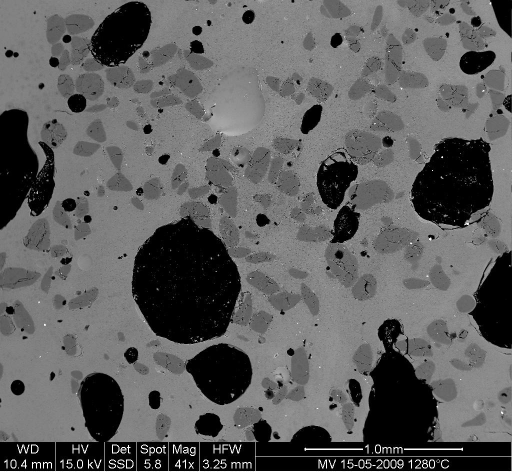
#> input picture homework_3/MV_HFV_012.jpg, 1024 x 943 px, found by its file name (shown at 1/2 size)
$ jupyter execute --allow-errors HW3_final.ipynb
#> lines starting #> are read from the running program, lines starting #| are printed output that depends on the picture; after the words box and inside, x2 and y2 are one past the last pixel; in counts of white or black regions, pixels touching at a corner belong together
## Задача №1: Подгонка кривой температурных данных

Экстремумы температуры на Аляске для каждого месяца, начиная с января, определяются следующим образом (в градусах Цельсия):

| max: | 17  | 19  | 21  | 28  | 33  | 38  | 37 | 37  | 31  | 23  | 19  | 18  |
|------|-----|-----|-----|-----|-----|-----|----|-----|-----|-----|-----|-----|
| min: | -62 | -59 | -56 | -46 | -32 | -18 | -9 | -13 | -25 | -46 | -52 | -58 |

1. Постройте график этих температурных экстремумов.

2. Определите функцию, которая может описывать минимальные и максимальные температуры. **Подсказка:** эта функция должна иметь период 1 год. **Подсказка:** включите смещение по времени.

3. Подгоните эту функцию к данным с помощью **scipy.optimize.curve_fit()**.

4. Постройте график результата. Является ли соответствие обоснованным? Если нет, то почему?

5. Является ли смещение по времени для минимальных и максимальных температур одинаковым в пределах точности подгонки?

[cell 1]
import pandas as pd
import math
import matplotlib.pyplot as plt
import scipy as sp
import numpy as np
#> (the rest of this cell did not finish here and is left out)

2. Это переодичная функция, так-что рассмотрим тригонометрическую функцию, к примеру cos(). Так как графики не вокруг нуля, они должны быть сдвинуты на C; cos() так-же надо домножить на амплитуду(A), так-как отличие нижних и верхних точек не 2; период должен быть 12 месяцев, и пик сдвинут => cos(2*pi/12 * (t - B)), где t - передаваемый месяц, B - сдвиг пика.
В итоге функция должна иметь вид: f(t) = A*cos(2*pi/12 * (t - B)) + C

[cell 2]
def approximation(t, A, B, C):
    return abs(A) * np.cos(2*math.pi/12 * (t - B)) + C

#> (the rest of this cell did not finish here and is left out)

4. Для максимумов соответствие обоснованно, так как все точки хорошо попадают на прямую.
Для минимумов - нет, так как некоторые точки очень далеко от прямой.
5. Смещениене не является одинаковым:  7.1560364840094355 для минимальных температур, 6.723480045673084 для максимальных

## Задача №2: 2-D минимизация

$f(x, y) = (4-2.1x^{2} + \frac{x^{4}}{3})x^{2} + xy + (4y^{2} - 4)y^{2}$

f(x, y) имеет несколько локальных минимумов. Найдите глобальный минимум (их больше одного, каждый с одинаковым значением целевой функции) и по крайней мере один другой локальный минимум.
А также построить 2D и 3D графики функции.

*Подсказки:*
1) Переменные могут быть ограничены $-2 < x < 2$, а также  $-1 < y < 1$
2) **numpy.meshgrid()** и **matplotlib.pyplot.imshow()** могут помочь с визуализацией.
3) Попробуйте минимизировать с помощью **scipy.optimize.minimize()** с первоначальным предположением $(x, y) = (0, 0)$.
Находит ли он глобальный минимум или сходится к локальному минимуму? А как насчет других начальных догадок?
4) Попробуйте минимизировать с помощью **scipy.optimize.differential_evolution()**.

при $-2 < x < 2$, $-1 < y < 1$ первое и третье слагаемое могут быть меньше 0, иначе они точно больше или равны 0.

[cell 3]
import pandas as pd
import math
import matplotlib.pyplot as plt
import scipy as sp
import numpy as np
def f(x, y):
    return (4-2.1*x*x + x**4/3)*x*x + x*y +(4*y*y-4)*y*y
def f1(x):
    return (4-2.1*x[0]*x[0] + x[0]**4/3)*x[0]*x[0] + x[0]*x[1] +(4*x[1]*x[1]-4)*x[1]*x[1]

x = np.linspace(-2, 2, 1000)
y = np.linspace(-1, 1, 1000)
xv, yv = np.meshgrid(x, y)
zv = f(xv, yv)
plt.figure(figsize=(10, 5))
plt.imshow(zv, extent=[-2, 2, -1, 1], origin='lower', cmap='viridis')
plt.colorbar(label='f(x, y)')
plt.title('2D plot of f(x, y)')
plt.xlabel('x')
plt.ylabel('y')
plt.show()
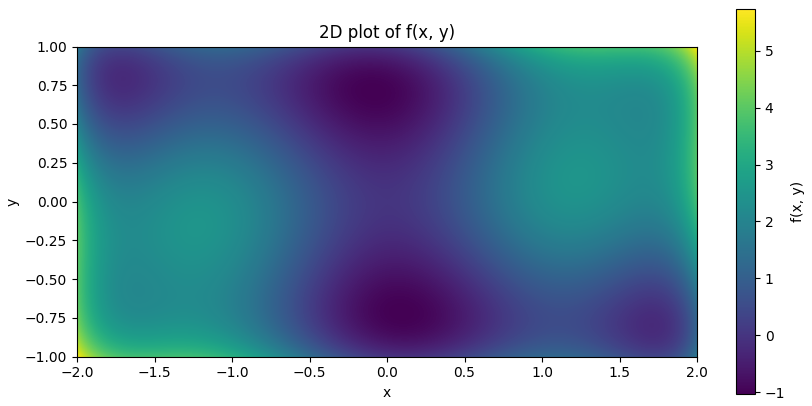
#> figure drawn by matplotlib, 2 panels


fig = plt.figure(figsize=(26, 13))
ax = fig.add_subplot(111, projection='3d')
ax.plot_surface(xv, yv, zv, cmap='viridis', edgecolor='none')
ax.set_title('3D plot of f(x, y)')
ax.set_xlabel('x')
ax.set_ylabel('y')
ax.set_zlabel('f(x, y)')
plt.show()
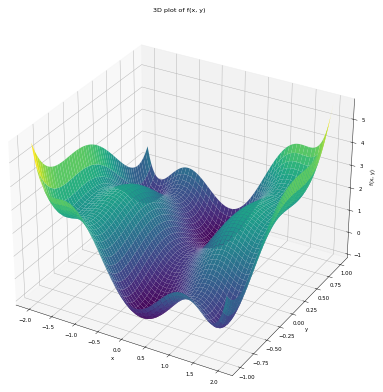
#> figure drawn by matplotlib, 1 panel

[cell 4]
# минимизация
res = sp.optimize.minimize(f1, x0=[0, 0])
print(res)

первоначальное предположени $(x, y) = (0, 0)$ выдаёт ответ $(x, y) = (0, 0)$ так-как это локальный минимум, z = 0

[cell 5]
res = sp.optimize.minimize(f1, x0=[0, 1])
print(res)

первоначальное предположени $(x, y) = (0, 1)$ выдаёт ответ $(x, y) = (-0.08984, 0.7127)$, что является глобальным минимумом, z = -1.03162

[cell 6]
borders = [(-2, 2), (-1, 1)]

result = sp.optimize.differential_evolution(f1, borders)
print(result)

differential_evolution выдаёт ответ $(x, y) = (-0.08984, 0.7127)$, что является глобальным минимумом, z = -1.03162

## Задача №3:  Подотрезок с максимальной суммой

Реализуйте функцию find_max_sum_segment, выполняющую поиск подотрезка длины **к** с максимальной суммой в целочисленном массиве **аггау**. Функция должна возвращать максимальное значение суммы. Например, у массива **аггаy** = [5, 3, -6, 1] есть 3 подотрезка длины к = 2 с суммами [8, -3, -5] соответственно, в этом случае функция должна вернуть число 8.

В реализации разрешается создавать объекты размерности два. Запрещается использовать циклы, а также готовую функцию пр.cumsum.

*Подсказка*: Задачу можно решать разными способами. Можно обратить внимание на функции для генерации треугольных матриц в пакете numpy и воспользоваться векторно-арифметическими операциями. Можно попробовать сделать специальную бинарную матрицу и также воспользоваться векторно-арифметическими операциями, включая матричные операции.

[cell 7]
import pandas as pd
import math
import matplotlib.pyplot as plt
import scipy as sp
import numpy as np
import typing as tp

def find_max_sum_segment (array: tp.List[int], k: int):
    a = np.append(array, np.array([min(array)-1] * (((k - (len(array)%k)) % k) + 1)))
    a = a.reshape(1, len(a))
    a = np.repeat(a, k, 0)
    a = a.reshape(len(a[0]), k)
    a = a.sum(axis=1)
    return max(a)

[cell 8]
k = 2
a = np.array([5, 3, -6, 1])
print(find_max_sum_segment(a, k))

## Задача № 4: Ближайшие соседи

Допустим, вам необходимо разработать автоматический классификатор, который умеет различать котиков от песиков. Как его реализовать? Можно посмотреть на характеристики каждого животного: вес, длина хвостика, объем туловища, а можно посмотреть и на фотографию. Тем самым для животного получится некоторый вектор $x \in \mathbb{R}^{d}$. Давайте сравним этот вектор с другими векторами котиков и песиков, которых мы видели ранее. Если вектор окажется ближе к котикам, то мы скажем, что перед нами котик, иначе песик.

Обычно среди всего множества известных нам котиков и песиков берут $k$ штук, для которых соответствующие им векторы лежат ближе всего к нашему вектору $x$. Эти $k$ штук векторов называются ближайшими соседями. Можете подумать, почему часто плохо брать $k = 1$.

К самой классификации мы перейдем позже, а сейчас давайте закрепим навык поиска ближайших соседей. Реализуйте функцию **find_nearest_points**, выполняющую поиск $k$ ближайших соседей точек из множества $B$ среди точек из множества $A$. На вход функции подаётся
*  матрица $A$ размерности $n \times d$,

*  матрица в размерности $m \times d$,

*  число $k$ - количество соседей.

В матрице $A$ по строкам записаны $n$ точек из пространства $\mathbb{R}^{d}$,
аналогично описаны $m$ точек в матрице $B$. Функция **find_nearest_points** должна возвращать матрицу $C$ размерности $m \times k$, каждая строка $j $ $(1≤ j ≤ m)$ которой состоит из $k$ индексов $р_{ji}$ $(1 ≤ p_{ji} ≤ n, 1 ≤ i ≤ k)$ ближайших точек из $A$ к точке $B_{j}$, (по евклидовой метрике).

Шаблон решения:

[cell 9]
import pandas as pd
import math
import matplotlib.pyplot as plt
import scipy as sp
import numpy as np

def find_nearest_points (a: np.ndarray, b: np.ndarray, k: int):
#> called with a = array of shape (3, 2), b = array of shape (2, 2), k = 2
    c = np.array([]).astype('int64')
    for i in range(len(b)):
        dist = a - b[i]
        dist *= dist
        dist = dist.sum(axis = 1)
        dist_list = []
        for j in range(len(dist)):
            dist_list.append((dist[j], j+1))
        dist_list.sort()
        x = []
        for j in range(k):
            x.append(int(dist_list[j][1]))
        c = np.append(c, np.array(x))
    c = c.reshape(len(b), k)
    return c

Рассмотрим следующий пример:

[cell 10]
a = np.array([ [0, 0],
                   [1, 0],
                   [2, 0]])

b = np.array([ [0, 1],
                   [2, 1]])
print(find_nearest_points(a, b, 2))

Для точки (0,1) ближайшей из списка точек л является точка

(0,0), которая имеет индекс 1 (в данной задаче индексация

точек начинается с 1). Второй по расстоянию будет точка

(1,0) с индексом 2, поэтому первая строчка матрицы, которая получена в результате работы функции, равна 1,4

## Задача №5: Матричное перемножение

Напишите функцию, реализующую матричное умножение. Для этого реализуйте функцию **matrix_multiplication.**

При вычислении разрешается создавать объекты размерности три и **использовать только**:

* простые стандартными поэлементными векторно-арифметическими операциями над numpy.array (поэлементная сумма, поэлементное произведение и т.д.)

* стандартные агрегирующие арифметические операции над numpy.array (например, сумма вдоль оси)

* любые операциями изменения формы массива (например, транспонирование, добавление осей).

**Запрещается пользоваться:**

* циклами

* функциями, реализующими матричное умножение, например, пumpy.dot, операция @, операция умножения в классе numpy.matrix, суммы Эйнштейна и прочие.

* функциями вида map, apply

* функциями вида fromfunction, apply_along_axis

Использовать библиотеки, которых нет в шаблоне, запрещается.
Шаблон решения:

[cell 11]
import pandas as pd
import math
import matplotlib.pyplot as plt
import scipy as sp
import numpy as np

def matrix_multiplication(A: np.ndarray, B: np.ndarray):
    B = np.transpose(B)
    A = A.reshape(len(A), 1, len(A))
    C = A*B
    C = C.sum(axis=2)
    return C

[cell 12]
A = np.array([[7, 5, 8], [3, 4, 6], [1, 1, 1]])

B = np.array([[4,8, 5], [9, 2, 8], [1, 2, 3]])
print(matrix_multiplication(A, B))

## Задача №6: Упражнение по обработке изображений - нерасплавленные зерна в стекле

1) Откройте файл изображения MV_HFV_012.jpg и отобразите его. Просмотрите ключевые аргументы в строке документации imshow, чтобы отобразить изображение с «правильной» ориентацией (начало координат в нижнем левом углу, а не в верхнем левом углу, как для стандартных массивов).

2) Это изображение сканирующей элементной микроскопии показывает образец стекла (светло-серая матрица) с несколькими пузырьками (на черном) и нерасплавленными песчинками (темно-серыми). Мы хотим определить долю образца, покрытую этими тремя фазами, и оценить типичный размер песчинок и пузырьков, их размеры и т. д.

3) Обрежьте изображение, чтобы удалить нижнюю панель с информацией об измерениях.

4) Слегка отфильтруйте изображение с помощью медианного фильтра, чтобы уточнить его гистограмму. Проверьте, как изменится гистограмма.

5) Используя гистограмму отфильтрованного изображения, определите пороговые значения, которые позволяют определять маски для пикселей песка, пикселей стекла и пикселей пузырьков.

6) Покажите изображение, на котором три фазы окрашены тремя разными цветами.

7) Используйте математическую морфологию для очистки различных фаз.

8) Присвойте метки всем пузырькам и песчинкам и удалите из маски песка песчинки, которые меньше 10 пикселей. Для этого используйте ndimage.sum или np.bincount для вычисления размеров песчинок.

9) Вычислите средний размер пузырьков.

[cell 13]
import pandas as pd
import math
import matplotlib.pyplot as plt
import scipy as sp
import numpy as np
from skimage import filters
from skimage import segmentation

[cell 14]
# 1
dat = plt.imread('MV_HFV_012.jpg')
#> dat is the input picture: shape (943, 1024); min 0, max 255, mean 94.8
plt.axis('off')
plt.title('Origin')
plt.imshow(dat, cmap="gray")
plt.show()
#  3
plt.axis('off')
plt.title('Origin cut')
dat = dat[:880]
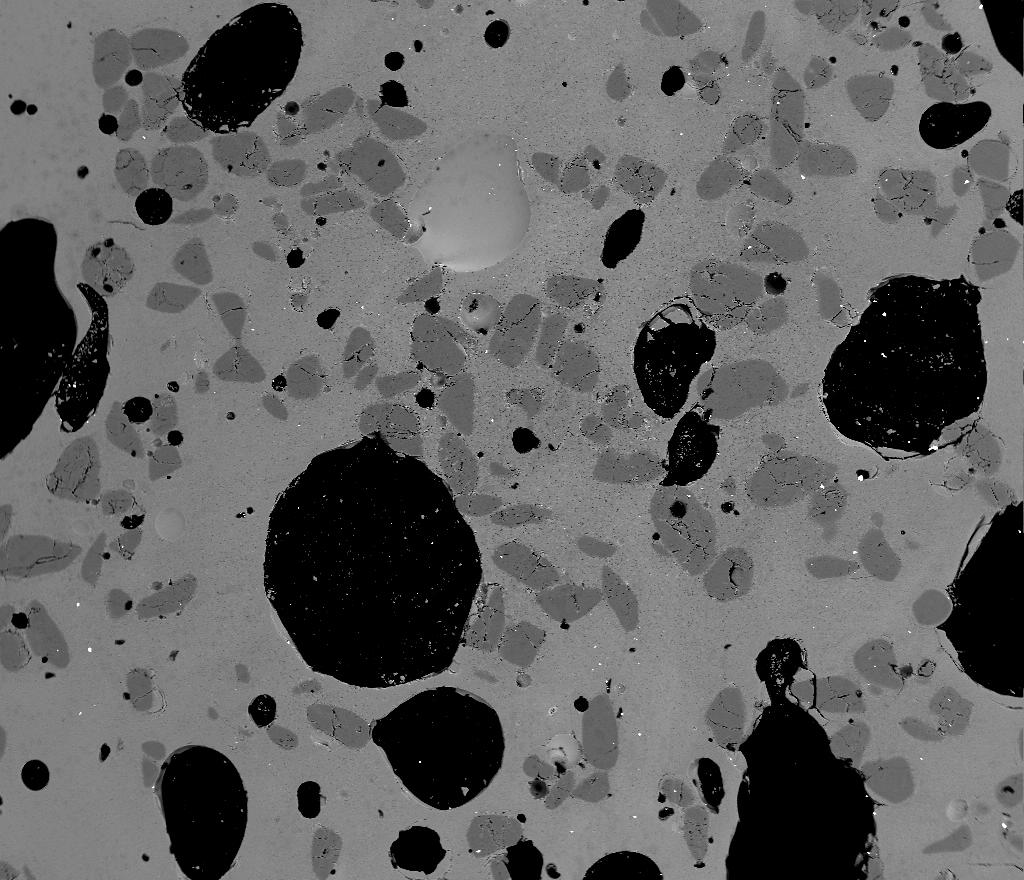
#> dat: shape (880, 1024); min 0, max 255, mean 98.9
plt.imshow(dat, cmap="gray")
plt.show()
# 4
plt.axis('off')
plt.title('Filters')
dat = filters.median(dat, np.ones((5, 5)))
plt.imshow(dat, cmap="gray")
plt.show()
# 5
plt.axis('off')
plt.title('Buble')
buble_mask = dat < 80
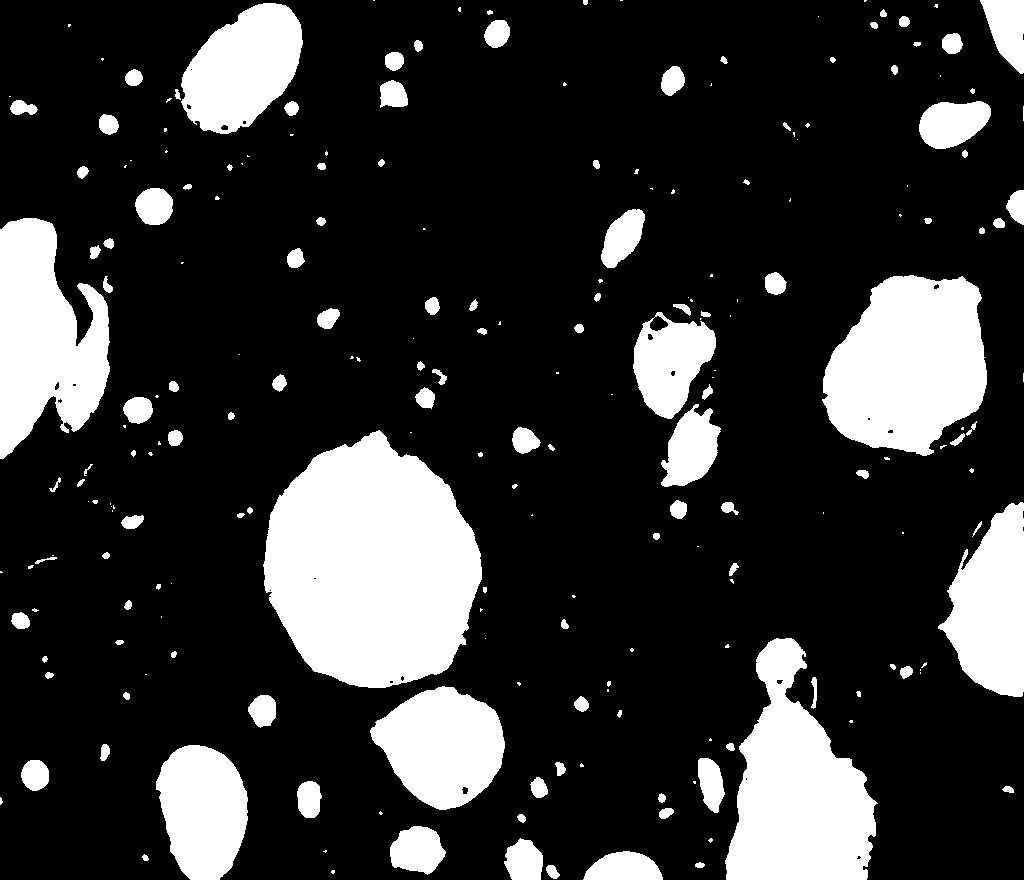
#> buble_mask: shape (880, 1024) bool; 20.3% white; 224 white regions (98 under 20 px), largest, box (x1, y1, x2, y2) and area: (263, 430, 482, 688) 41474, (822, 275, 987, 456) 22204, (725, 638, 878, 880) 22178
# buble = segmentation.clear_border(buble_mask)
plt.imshow(buble_mask, cmap='gray')
plt.show()
plt.axis('off')
plt.title('Glass')
glass_mask = dat > 120
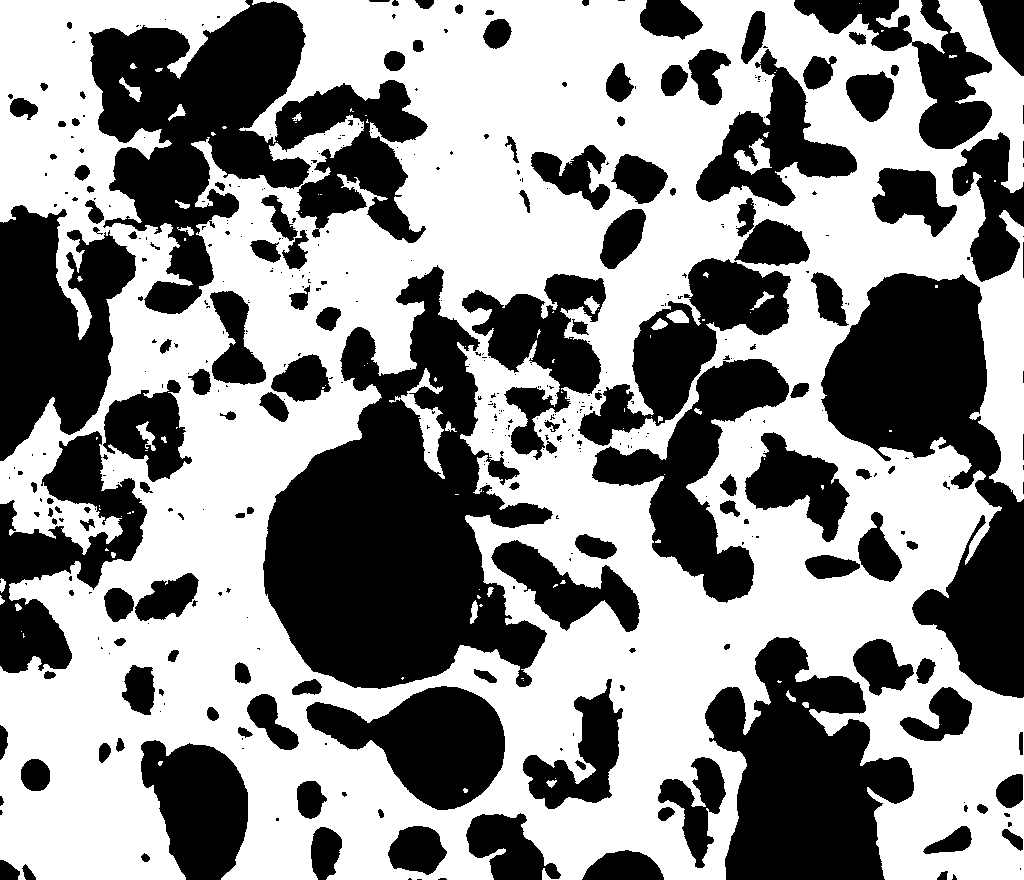
#> glass_mask: shape (880, 1024) bool; 56.1% white; 439 black regions (286 under 20 px), largest, box (x1, y1, x2, y2) and area: (263, 265, 553, 689) 62569, (89, 0, 428, 314) 46932, (821, 273, 1024, 698) 38553
# glass = segmentation.clear_border(glass_mask)
plt.imshow(glass_mask, cmap='gray')
plt.show()
plt.axis('off')
plt.title('Sand')
pre_sand_mask =  (dat <= 120) * dat
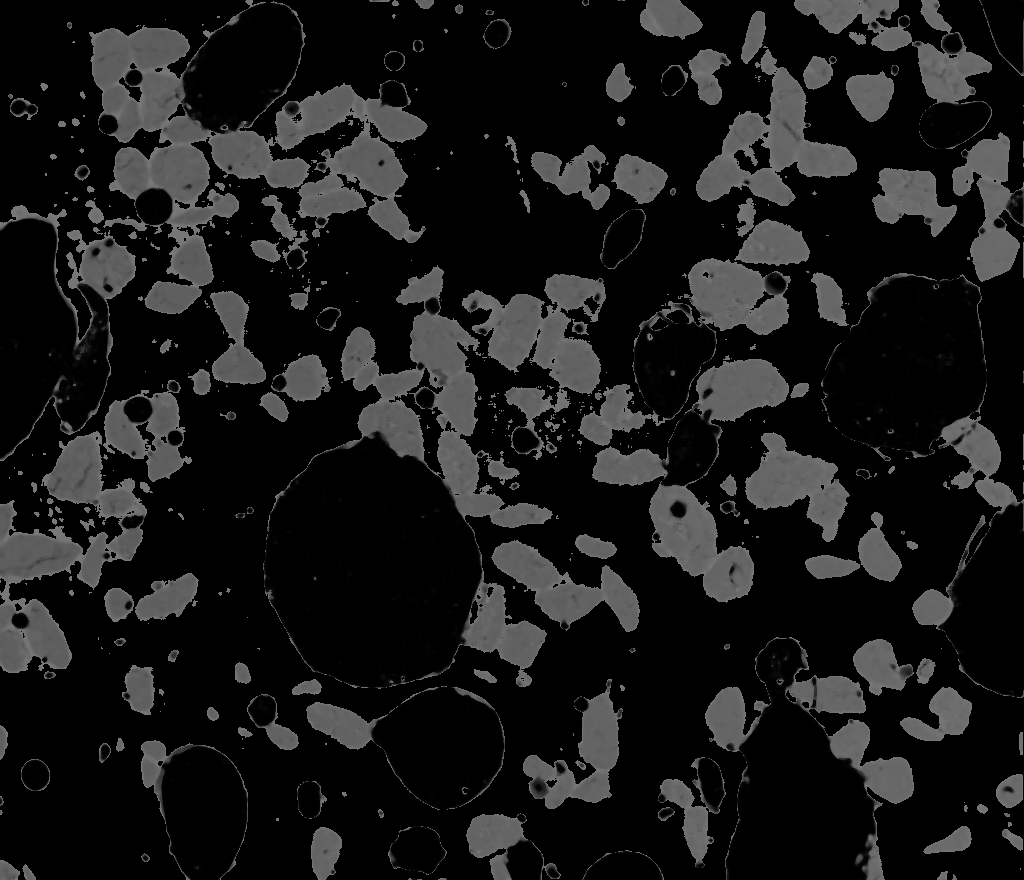
#> pre_sand_mask: shape (880, 1024); min 0, max 120, mean 25.1
sand_mask = pre_sand_mask >= 80
#> sand_mask: shape (880, 1024) bool; 23.5% white; 1133 white regions (923 under 20 px), largest, box (x1, y1, x2, y2) and area: (89, 25, 428, 314) 32497, (340, 265, 553, 528) 16068, (0, 431, 147, 673) 13711
sand = sp.ndimage.binary_opening(sand_mask)
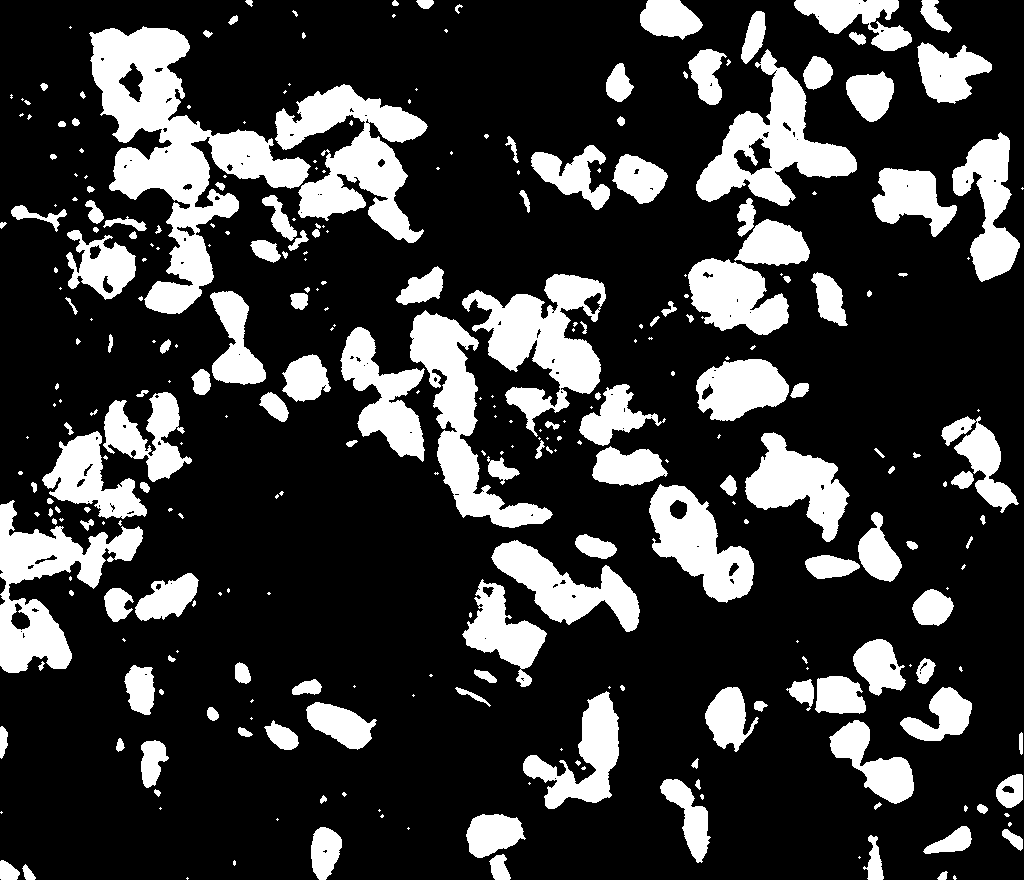
#> sand: shape (880, 1024) bool; 22.6% white; 309 white regions (147 under 20 px), largest, box (x1, y1, x2, y2) and area: (89, 26, 311, 314) 20934, (275, 84, 428, 243) 11122, (462, 274, 606, 437) 9892
plt.imshow(sand, cmap='gray')
plt.show()
# 6
plt.axis('off')
plt.title('Combined')
#> (the rest of this cell did not finish here and is left out)
